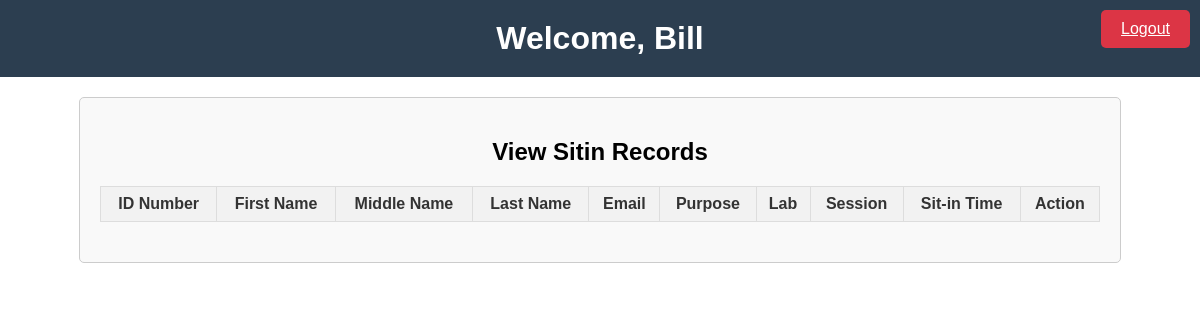
Before: /adminview.php (signed in) with the older database file.
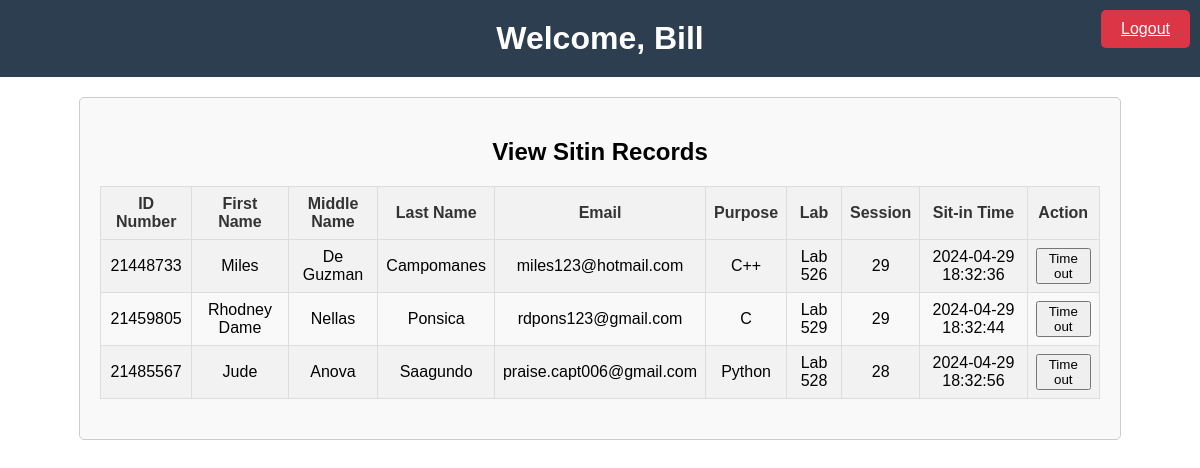
After: the same page with the newer database file.
### tables this page shows
CREATE TABLE `users_sitin` (
  `id` int(10) NOT NULL,
  `idno` int(10) NOT NULL,
  `firstName` varchar(50) NOT NULL,
  `middleName` varchar(50) NOT NULL,
  `lastName` varchar(50) NOT NULL,
  `password` varchar(10) NOT NULL,
  `age` int(10) NOT NULL,
  `gender` varchar(10) NOT NULL,
  `contact` varchar(50) NOT NULL,
  `email` varchar(50) NOT NULL,
  `address` varchar(50) NOT NULL,
  `purpose` varchar(50) NOT NULL,
  `lab` varchar(50) NOT NULL,
  `session` int(11) DEFAULT 30,
  `timein` datetime NOT NULL
);

### adminview.php (the view, shortened to what this page needs)
<?php
include("connection.php");
$firstname = $_SESSION['firstname'];
$query = "SELECT idno, firstName, middleName, lastName, email, purpose, lab, session, timein FROM users_sitin";
$result = mysqli_query($con, $query);
?>
<!DOCTYPE html>
<html lang="en">
<head>
    <link rel="stylesheet" href="https://cdnjs.cloudflare.com/ajax/libs/font-awesome/5.15.4/css/all.min.css">
</head>
<body>
    <header class="header">
        <h1>Welcome, <?php echo $firstname; ?></h1>
        <a href="adminlogin.php" class="logout-btn">Logout</a>
    </header>
    <div class="container">
        <div class="latest">
            <h2>View Sitin Records</h2>
            <div class="user-table">
                <table>
                    <tr>
                        <th>ID Number</th>
                        <th>First Name</th>
                        <th>Middle Name</th>
                        <th>Last Name</th>
                        <th>Email</th>
                        <th>Purpose</th>
                        <th>Lab</th>
                        <th>Session</th>
                        <th>Sit-in Time</th>
                        <th>Action</th>
                    </tr>
                    <?php
                    while ($row = mysqli_fetch_assoc($result)) {
                        echo "<tr>";
                        echo "<td>".$row['idno']."</td>";
                        echo "<td>".$row['firstName']."</td>";
                        echo "<td>".$row['middleName']."</td>";
                        echo "<td>".$row['lastName']."</td>";
                        echo "<td>".$row['email']."</td>";
                        echo "<td>".$row['purpose']."</td>";
                        echo "<td>".$row['lab']."</td>";
                        echo "<td>".$row['session']."</td>";
                        echo "<td>".$row['timein']."</td>";
                        echo "<td>
                                <form method='post'>
                                    <input type='hidden' name='idno' value='".$row['idno']."'>
                                    <input type='hidden' name='session' value='".$row['session']."'>
                                    <button type='submit' name='sitout'>Time out</button>
                                </form>
                              </td>";
                        echo "</tr>";
                    }
                    ?>
                </table>
            </div>
        </div>
    </div>
</body>
</html>

Changed rows visible on the page:
added users_sitin: idno "21448733", firstName "Miles", middleName "De Guzman", lastName "Campomanes", email "miles123@hotmail.com", purpose "C++", lab "Lab 526", session "29", timein "2024-04-29 18:32:36"
added users_sitin: idno "21459805", firstName "Rhodney Dame", middleName "Nellas", lastName "Ponsica", email "rdpons123@gmail.com", purpose "C", lab "Lab 529", session "29", timein "2024-04-29 18:32:44"
added users_sitin: idno "21485567", firstName "Jude", middleName "Anova", lastName "Saagundo", email "praise.capt006@gmail.com", purpose "Python", lab "Lab 528", session "28", timein "2024-04-29 18:32:56"
